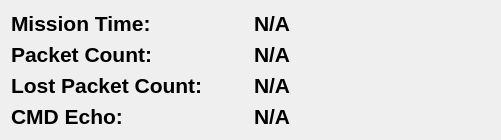
   <widget class="QWidget" name="telemetry_container_8" native="true">
    <property name="geometry">
     <rect>
      <x>10</x>
      <y>60</y>
      <width>501</width>
      <height>131</height>
     </rect>
    </property>
    <property name="sizePolicy">
     <sizepolicy hsizetype="Expanding" vsizetype="Expanding">
      <horstretch>1</horstretch>
      <verstretch>1</verstretch>
     </sizepolicy>
    </property>
    <property name="font">
     <font>
      <family>Noto Sans</family>
      <pointsize>16</pointsize>
      <italic>true</italic>
     </font>
    </property>
    <property name="styleSheet">
     <string notr="true"/>
    </property>
    <layout class="QGridLayout" name="gridLayout_13">
     <item row="0" column="0">
      <layout class="QVBoxLayout" name="simulation_panel_5" stretch="0">
       <property name="sizeConstraint">
        <enum>QLayout::SetMinimumSize</enum>
       </property>
       <item>
        <layout class="QHBoxLayout" name="horizontalLayout_15" stretch="0,0">
         <item>
          <layout class="QVBoxLayout" name="verticalLayout_22">
           <item>
            <widget class="QLabel" name="mission_time">
             <property name="sizePolicy">
              <sizepolicy hsizetype="Preferred" vsizetype="Preferred">
               <horstretch>0</horstretch>
               <verstretch>0</verstretch>
              </sizepolicy>
             </property>
             <property name="font">
              <font>
               <family>Liberation Sans</family>
               <pointsize>16</pointsize>
               <weight>75</weight>
               <italic>false</italic>
               <bold>true</bold>
              </font>
             </property>
             <property name="styleSheet">
              <string notr="true"/>
             </property>
             <property name="text">
              <string>Mission Time:</string>
             </property>
            </widget>
           </item>
           <item>
            <widget class="QLabel" name="packet_count">
             <property name="font">
              <font>
               <family>Liberation Sans</family>
               <pointsize>16</pointsize>
               <weight>75</weight>
               <italic>false</italic>
               <bold>true</bold>
              </font>
             </property>
             <property name="styleSheet">
              <string notr="true">border: none;</string>
             </property>
             <property name="text">
              <string>Packet Count:</string>
             </property>
            </widget>
           </item>
           <item>
            <widget class="QLabel" name="packet_count_2">
             <property name="font">
              <font>
               <family>Liberation Sans</family>
               <pointsize>16</pointsize>
               <weight>75</weight>
               <italic>false</italic>
               <bold>true</bold>
              </font>
             </property>
             <property name="styleSheet">
              <string notr="true">border: none;</string>
             </property>
             <property name="text">
              <string>Lost Packet Count:</string>
             </property>
            </widget>
           </item>
           <item>
            <widget class="QLabel" name="cmd_echo">
             <property name="font">
              <font>
               <family>Liberation Sans</family>
               <pointsize>16</pointsize>
               <weight>75</weight>
               <italic>false</italic>
               <bold>true</bold>
              </font>
             </property>
             <property name="styleSheet">
              <string notr="true">border: none;</string>
             </property>
             <property name="text">
              <string>CMD Echo:</string>
             </property>
            </widget>
           </item>
          </layout>
         </item>
         <item>
          <layout class="QVBoxLayout" name="state_fields_5">
           <item>
            <widget class="QLabel" name="MISSION_TIME">
             <property name="font">
              <font>
               <family>Liberation Sans</family>
               <pointsize>16</pointsize>
               <weight>75</weight>
               <italic>false</italic>
               <bold>true</bold>
              </font>
             </property>
             <property name="text">
              <string>N/A</string>
             </property>
            </widget>
           </item>
           <item>
            <widget class="QLabel" name="PACKET_COUNT">
             <property name="font">
              <font>
               <family>Liberation Sans</family>
               <pointsize>16</pointsize>
               <weight>75</weight>
               <italic>false</italic>
               <bold>true</bold>
              </font>
             </property>
             <property name="text">
              <string>N/A</string>
             </property>
            </widget>
           </item>
           <item>
            <widget class="QLabel" name="LOST_PACKET_COUNT">
             <property name="font">
              <font>
               <family>Liberation Sans</family>
               <pointsize>16</pointsize>
               <weight>75</weight>
               <italic>false</italic>
               <bold>true</bold>
              </font>
             </property>
             <property name="text">
              <string>N/A</string>
             </property>
            </widget>
           </item>
           <item>
            <widget class="QLabel" name="CMD_ECHO">
             <property name="font">
              <font>
               <family>Liberation Sans</family>
               <pointsize>16</pointsize>
               <weight>75</weight>
               <italic>false</italic>
               <bold>true</bold>
              </font>
             </property>
             <property name="text">
              <string>N/A</string>
             </property>
            </widget>
           </item>
          </layout>
         </item>
        </layout>
       </item>
      </layout>
     </item>
    </layout>
   </widget>
